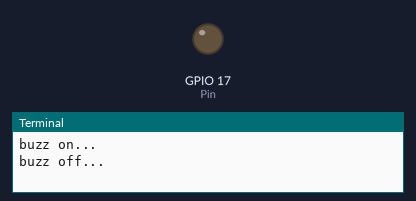
A program run on a simulated Raspberry Pi (BCM pin numbers). Parts: output pins drawn as LEDs (lit = HIGH), the last lines printed to the terminal.

Above: at 2.3 s.
At 8.3 s:
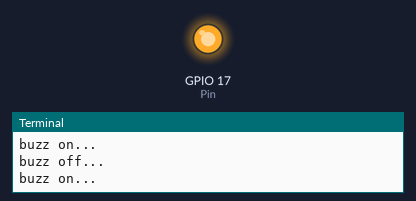
Timing chart, 0 to 8.6 s (numbered marks = the images above):
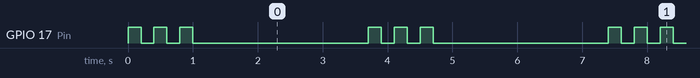

Measured:
- by itself, GPIO 17 (Pin): repeats every 3.7 s: 2 × (LOW 0.20 s, HIGH 0.20 s), LOW 2.7 s, HIGH 0.20 s
- by itself, everything shown: repeats every 3.7 s, in 6 steps

The program:

02_active_buzzer.py
```python
#!/usr/bin/env python
import RPi.GPIO as GPIO
import time

Pin = 17

buzz_duration = 0.2
off_duration = 2.5

GPIO.setmode(GPIO.BCM)
GPIO.setup(Pin, GPIO.OUT)
GPIO.output(Pin, GPIO.LOW)

def buzz(pin, duration):
    GPIO.output(pin, GPIO.HIGH)
    time.sleep(duration)
    GPIO.output(pin, GPIO.LOW)
    time.sleep(duration)

try:
    while True:
        print("buzz on...")
        buzz(Pin, buzz_duration)
        buzz(Pin, buzz_duration)
        buzz(Pin, buzz_duration)
        print("buzz off...")
        GPIO.output(Pin, GPIO.LOW)
        time.sleep(off_duration)
except KeyboardInterrupt:
    print("clean exit")
    GPIO.output(Pin, GPIO.HIGH)
    GPIO.cleanup()
```
